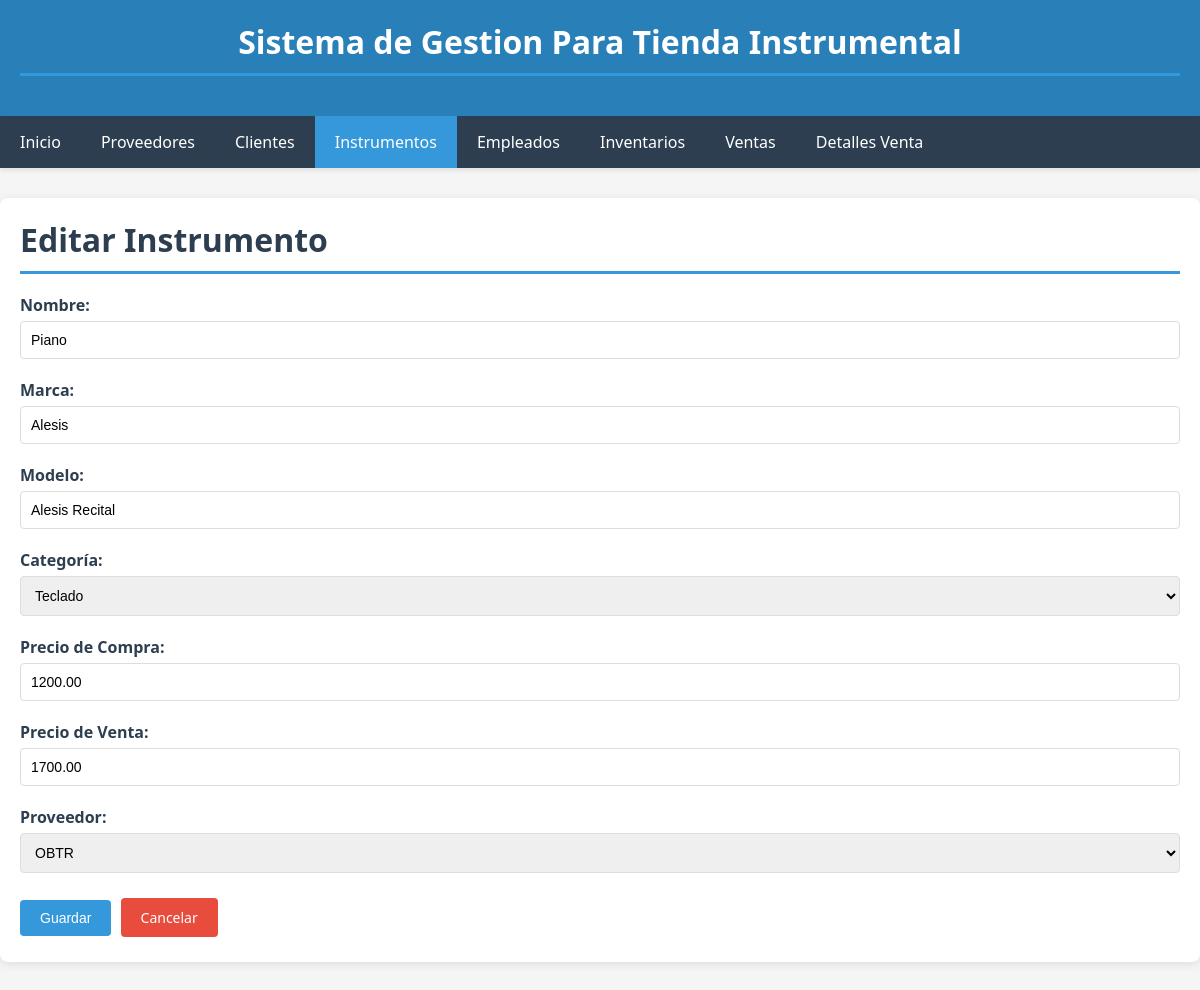
/instrumentos/editar/1/, run on the app's committed database.
### app_instrumental/models.py (models this page shows, shortened)
class Instrumento(models.Model):
    CATEGORIAS = [
        ('CUERDA', 'Cuerda'),
        ('VIENTO', 'Viento'),
        ('PERCUSION', 'Percusión'),
        ('TECLADO', 'Teclado'),
        ('ELECTRONICO', 'Electrónico'),
        ('OTRO', 'Otro'),
    ]
    id_instrumento = models.AutoField(primary_key=True)
    nombre = models.CharField(max_length=200, verbose_name="Nombre")
    marca = models.CharField(max_length=100, verbose_name="Marca")
    modelo = models.CharField(max_length=100, verbose_name="Modelo")
    categoria = models.CharField(max_length=20, choices=CATEGORIAS, default='OTRO', verbose_name="Categoría")
    precio_compra = models.DecimalField(max_digits=10, decimal_places=2, verbose_name="Precio de Compra")
    precio_venta = models.DecimalField(max_digits=10, decimal_places=2, verbose_name="Precio de Venta")
    id_proveedor = models.ForeignKey(Proveedor, on_delete=models.SET_NULL, null=True, related_name='instrumentos', verbose_name="Proveedor")
    class Meta:
        verbose_name_plural = "Instrumentos"

class Proveedor(models.Model):
    nombre_empresa = models.CharField(max_length=200, verbose_name="Nombre de Empresa")
    telefono = models.CharField(max_length=20, verbose_name="Teléfono")
    email = models.EmailField(max_length=100, verbose_name="Email")
    rfc = models.CharField(max_length=100, verbose_name="RFC")
    direccion = models.TextField(blank=True, verbose_name="Dirección")
    ciudad = models.CharField(max_length=100, blank=True, verbose_name="Ciudad")
    activo = models.BooleanField(default=True, verbose_name="Activo")
    class Meta:
        verbose_name_plural = "Proveedores"

### app_instrumental/views.py (the view, shortened to what this page needs)
# urls.py: path('instrumentos/editar/<int:pk>/', views.instrumento_edit, name='instrumento_edit'),
def instrumento_edit(request, pk):
    instrumento = get_object_or_404(Instrumento, pk=pk)
    proveedores = Proveedor.objects.all()
    categorias = Instrumento.CATEGORIAS
    return render(request, 'app_instrumental/instrumento_form.html', {
        'instrumento': instrumento,
        'proveedores': proveedores,
        'categorias': categorias
    })

### app_instrumental/templates/app_instrumental/instrumento_form.html (shortened to what this page needs)
{% extends 'app_instrumental/base.html' %}
{% block content %}
<h1>{% if instrumento %}Editar{% else %}Nuevo{% endif %} Instrumento</h1>
<form method="post">
    <div class="form-group">
        <label for="nombre">Nombre:</label>
        <input type="text" id="nombre" name="nombre" value="{{ instrumento.nombre|default:'' }}" required>
    </div>
    <div class="form-group">
        <label for="marca">Marca:</label>
        <input type="text" id="marca" name="marca" value="{{ instrumento.marca|default:'' }}" required>
    </div>
    <div class="form-group">
        <label for="modelo">Modelo:</label>
        <input type="text" id="modelo" name="modelo" value="{{ instrumento.modelo|default:'' }}" required>
    </div>
    <div class="form-group">
        <label for="categoria">Categoría:</label>
        <select id="categoria" name="categoria" required>
            {% for key, value in categorias %}
            <option value="{{ key }}" {% if instrumento.categoria == key %}selected{% endif %}>{{ value }}</option>
            {% endfor %}
        </select>
    </div>
    <div class="form-group">
        <label for="precio_compra">Precio de Compra:</label>
        <input type="number" step="0.01" id="precio_compra" name="precio_compra" value="{{ instrumento.precio_compra|default:'' }}" required>
    </div>
    <div class="form-group">
        <label for="precio_venta">Precio de Venta:</label>
        <input type="number" step="0.01" id="precio_venta" name="precio_venta" value="{{ instrumento.precio_venta|default:'' }}" required>
    </div>
    <div class="form-group">
        <label for="id_proveedor">Proveedor:</label>
        <select id="id_proveedor" name="id_proveedor">
            {% for proveedor in proveedores %}
            <option value="{{ proveedor.id }}" {% if instrumento.id_proveedor.id == proveedor.id %}selected{% endif %}>{{ proveedor.nombre_empresa }}</option>
            {% endfor %}
        </select>
    </div>
    <button type="submit" class="btn btn-primary">Guardar</button>
    <a href="{% url 'instrumentos_list' %}" class="btn btn-danger">Cancelar</a>
</form>
{% endblock %}

### app_instrumental/templates/app_instrumental/base.html (style rules this page uses)
* { margin: 0; padding: 0; box-sizing: border-box; }
body { font-family: 'Segoe UI', Tahoma, Geneva, Verdana, sans-serif; background-color: #f5f5f5; }
.btn { display: inline-block; padding: 10px 20px; text-decoration: none; border-radius: 4px; cursor: pointer; border: none; font-size: 14px; transition: background-color 0.3s; margin: 5px 5px 5px 0; }
.btn-primary { background-color: #3498db; color: white; }
.btn-danger { background-color: #e74c3c; color: white; }
.form-group { margin-bottom: 20px; }
label { display: block; margin-bottom: 5px; font-weight: 600; color: #2c3e50; }
input[type="text"], input[type="email"], input[type="number"], select, textarea { width: 100%; padding: 10px; border: 1px solid #ddd; border-radius: 4px; font-size: 14px; }
h1 { color: #2c3e50; margin-bottom: 20px; padding-bottom: 10px; border-bottom: 3px solid #3498db; }

### data on the page
Instrumento: nombre "Piano", marca "Alesis", modelo "Alesis Recital", categoria "Teclado", precio_compra "1200.00", precio_venta "1700.00", id_proveedor "OBTR"
